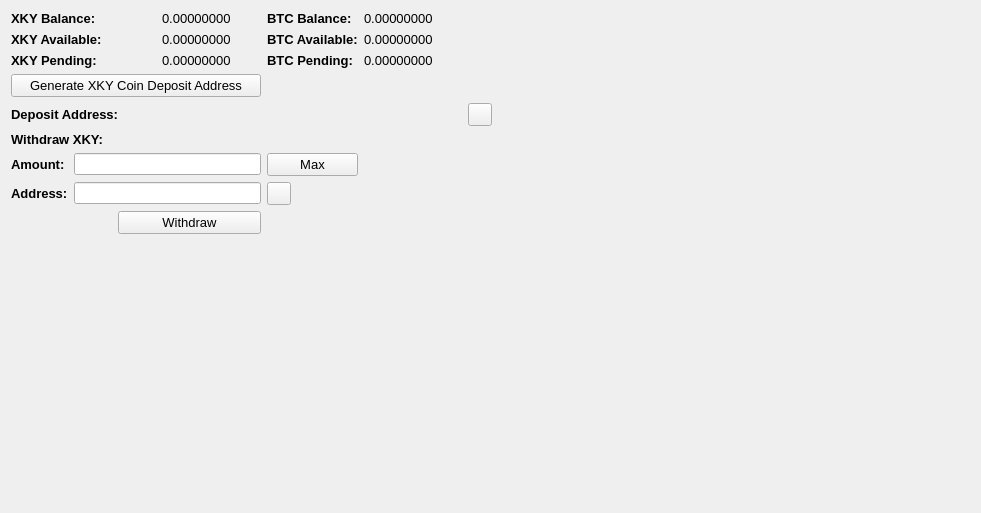
     <widget class="QWidget" name="BalanceTab">
      <attribute name="title">
       <string>Balance</string>
      </attribute>
      <layout class="QGridLayout" name="gridLayout_2">
       <item row="0" column="0" colspan="2">
        <widget class="QLabel" name="label_11">
         <property name="font">
          <font>
           <pointsize>10</pointsize>
           <weight>75</weight>
           <bold>true</bold>
          </font>
         </property>
         <property name="text">
          <string>XKY Balance:</string>
         </property>
        </widget>
       </item>
       <item row="0" column="3">
        <widget class="QLabel" name="XKYBalanceLabel">
         <property name="font">
          <font>
           <pointsize>10</pointsize>
          </font>
         </property>
         <property name="text">
          <string>0.00000000</string>
         </property>
         <property name="textInteractionFlags">
          <set>Qt::LinksAccessibleByMouse|Qt::TextSelectableByMouse</set>
         </property>
        </widget>
       </item>
       <item row="0" column="4">
        <widget class="QLabel" name="label_12">
         <property name="font">
          <font>
           <pointsize>10</pointsize>
           <weight>75</weight>
           <bold>true</bold>
          </font>
         </property>
         <property name="text">
          <string>BTC Balance:</string>
         </property>
        </widget>
       </item>
       <item row="0" column="5">
        <widget class="QLabel" name="BitcoinBalanceLabel">
         <property name="font">
          <font>
           <pointsize>10</pointsize>
          </font>
         </property>
         <property name="text">
          <string>0.00000000</string>
         </property>
         <property name="textInteractionFlags">
          <set>Qt::LinksAccessibleByMouse|Qt::TextSelectableByMouse</set>
         </property>
        </widget>
       </item>
       <item row="0" column="7" rowspan="10">
        <spacer name="horizontalSpacer_4">
         <property name="orientation">
          <enum>Qt::Horizontal</enum>
         </property>
         <property name="sizeHint" stdset="0">
          <size>
           <width>478</width>
           <height>488</height>
          </size>
         </property>
        </spacer>
       </item>
       <item row="1" column="0" colspan="2">
        <widget class="QLabel" name="label_13">
         <property name="font">
          <font>
           <pointsize>10</pointsize>
           <weight>75</weight>
           <bold>true</bold>
          </font>
         </property>
         <property name="text">
          <string>XKY Available:</string>
         </property>
        </widget>
       </item>
       <item row="1" column="3">
        <widget class="QLabel" name="XKYAvailableLabel_2">
         <property name="font">
          <font>
           <pointsize>10</pointsize>
          </font>
         </property>
         <property name="text">
          <string>0.00000000</string>
         </property>
         <property name="textInteractionFlags">
          <set>Qt::LinksAccessibleByMouse|Qt::TextSelectableByMouse</set>
         </property>
        </widget>
       </item>
       <item row="1" column="4">
        <widget class="QLabel" name="label_15">
         <property name="font">
          <font>
           <pointsize>10</pointsize>
           <weight>75</weight>
           <bold>true</bold>
          </font>
         </property>
         <property name="text">
          <string>BTC Available:</string>
         </property>
        </widget>
       </item>
       <item row="1" column="5">
        <widget class="QLabel" name="BitcoinAvailableLabel">
         <property name="font">
          <font>
           <pointsize>10</pointsize>
          </font>
         </property>
         <property name="text">
          <string>0.00000000</string>
         </property>
         <property name="textInteractionFlags">
          <set>Qt::LinksAccessibleByMouse|Qt::TextSelectableByMouse</set>
         </property>
        </widget>
       </item>
       <item row="2" column="0" colspan="2">
        <widget class="QLabel" name="label_14">
         <property name="font">
          <font>
           <pointsize>10</pointsize>
           <weight>75</weight>
           <bold>true</bold>
          </font>
         </property>
         <property name="text">
          <string>XKY Pending:</string>
         </property>
        </widget>
       </item>
       <item row="2" column="3">
        <widget class="QLabel" name="XKYPendingLabel">
         <property name="font">
          <font>
           <pointsize>10</pointsize>
          </font>
         </property>
         <property name="text">
          <string>0.00000000</string>
         </property>
         <property name="textInteractionFlags">
          <set>Qt::LinksAccessibleByMouse|Qt::TextSelectableByMouse</set>
         </property>
        </widget>
       </item>
       <item row="2" column="4">
        <widget class="QLabel" name="label_31">
         <property name="font">
          <font>
           <pointsize>10</pointsize>
           <weight>75</weight>
           <bold>true</bold>
          </font>
         </property>
         <property name="text">
          <string>BTC Pending:</string>
         </property>
        </widget>
       </item>
       <item row="2" column="5">
        <widget class="QLabel" name="BitcoinPendingLabel">
         <property name="font">
          <font>
           <pointsize>10</pointsize>
          </font>
         </property>
         <property name="text">
          <string>0.00000000</string>
         </property>
         <property name="textInteractionFlags">
          <set>Qt::LinksAccessibleByMouse|Qt::TextSelectableByMouse</set>
         </property>
        </widget>
       </item>
       <item row="3" column="0" colspan="4">
        <widget class="QPushButton" name="GenDepositBTN">
         <property name="font">
          <font>
           <pointsize>10</pointsize>
          </font>
         </property>
         <property name="text">
          <string>Generate XKY Coin Deposit Address</string>
         </property>
        </widget>
       </item>
       <item row="4" column="0" colspan="3">
        <widget class="QLabel" name="label_33">
         <property name="font">
          <font>
           <pointsize>10</pointsize>
           <weight>75</weight>
           <bold>true</bold>
          </font>
         </property>
         <property name="text">
          <string>Deposit Address:</string>
         </property>
        </widget>
       </item>
       <item row="4" column="3" colspan="3">
        <widget class="QLabel" name="DepositAddressLabel">
         <property name="minimumSize">
          <size>
           <width>300</width>
           <height>0</height>
          </size>
         </property>
         <property name="palette">
          <palette>
           <active>
            <colorrole role="WindowText">
             <brush brushstyle="SolidPattern">
              <color alpha="255">
               <red>0</red>
               <green>0</green>
               <blue>0</blue>
              </color>
             </brush>
            </colorrole>
            <colorrole role="Text">
             <brush brushstyle="SolidPattern">
              <color alpha="255">
               <red>0</red>
               <green>0</green>
               <blue>255</blue>
              </color>
             </brush>
            </colorrole>
           </active>
           <inactive>
            <colorrole role="WindowText">
             <brush brushstyle="SolidPattern">
              <color alpha="255">
               <red>0</red>
               <green>0</green>
               <blue>0</blue>
              </color>
             </brush>
            </colorrole>
            <colorrole role="Text">
             <brush brushstyle="SolidPattern">
              <color alpha="255">
               <red>0</red>
               <green>0</green>
               <blue>255</blue>
              </color>
             </brush>
            </colorrole>
           </inactive>
           <disabled>
            <colorrole role="WindowText">
             <brush brushstyle="SolidPattern">
              <color alpha="255">
               <red>120</red>
               <green>120</green>
               <blue>120</blue>
              </color>
             </brush>
            </colorrole>
            <colorrole role="Text">
             <brush brushstyle="SolidPattern">
              <color alpha="255">
               <red>120</red>
               <green>120</green>
               <blue>120</blue>
              </color>
             </brush>
            </colorrole>
           </disabled>
          </palette>
         </property>
         <property name="font">
          <font>
           <pointsize>10</pointsize>
           <weight>75</weight>
           <bold>true</bold>
          </font>
         </property>
         <property name="text">
          <string/>
         </property>
         <property name="alignment">
          <set>Qt::AlignRight|Qt::AlignTrailing|Qt::AlignVCenter</set>
         </property>
         <property name="textInteractionFlags">
          <set>Qt::LinksAccessibleByMouse|Qt::TextSelectableByKeyboard|Qt::TextSelectableByMouse</set>
         </property>
        </widget>
       </item>
       <item row="4" column="6">
        <widget class="QToolButton" name="DepositCopyButton">
         <property name="toolTip">
          <string>Copy to clipboard</string>
         </property>
         <property name="text">
          <string/>
         </property>
         <property name="icon">
          <iconset resource="../bitcoin.qrc">
           <normaloff>:/icons/editcopy</normaloff>:/icons/editcopy</iconset>
         </property>
         <property name="shortcut">
          <string>Alt+P</string>
         </property>
        </widget>
       </item>
       <item row="5" column="0" colspan="2">
        <widget class="QLabel" name="label_34">
         <property name="font">
          <font>
           <pointsize>10</pointsize>
           <weight>75</weight>
           <bold>true</bold>
          </font>
         </property>
         <property name="text">
          <string>Withdraw XKY:</string>
         </property>
        </widget>
       </item>
       <item row="6" column="0">
        <widget class="QLabel" name="label_26">
         <property name="font">
          <font>
           <pointsize>10</pointsize>
           <weight>75</weight>
           <bold>true</bold>
          </font>
         </property>
         <property name="text">
          <string>Amount:</string>
         </property>
        </widget>
       </item>
       <item row="6" column="1" colspan="3">
        <widget class="QLineEdit" name="WithdrawUnitsInput">
         <property name="font">
          <font>
           <pointsize>9</pointsize>
           <weight>75</weight>
           <bold>true</bold>
          </font>
         </property>
         <property name="text">
          <string/>
         </property>
        </widget>
       </item>
       <item row="6" column="4">
        <widget class="QPushButton" name="Withdraw_Max_Amount">
         <property name="font">
          <font>
           <pointsize>10</pointsize>
          </font>
         </property>
         <property name="text">
          <string>Max</string>
         </property>
        </widget>
       </item>
       <item row="7" column="0">
        <widget class="QLabel" name="label_10">
         <property name="font">
          <font>
           <pointsize>10</pointsize>
           <weight>75</weight>
           <bold>true</bold>
          </font>
         </property>
         <property name="text">
          <string>Address:</string>
         </property>
        </widget>
       </item>
       <item row="7" column="1" colspan="3">
        <widget class="QLineEdit" name="WithdrawAddress">
         <property name="font">
          <font>
           <pointsize>9</pointsize>
           <weight>75</weight>
           <bold>true</bold>
          </font>
         </property>
        </widget>
       </item>
       <item row="7" column="4">
        <widget class="QToolButton" name="WithdrawPasteButton">
         <property name="toolTip">
          <string>Paste from clipboard</string>
         </property>
         <property name="text">
          <string/>
         </property>
         <property name="icon">
          <iconset resource="../bitcoin.qrc">
           <normaloff>:/icons/editpaste</normaloff>:/icons/editpaste</iconset>
         </property>
         <property name="shortcut">
          <string>Alt+P</string>
         </property>
        </widget>
       </item>
       <item row="8" column="2" colspan="2">
        <widget class="QPushButton" name="WithdrawUnitsBtn">
         <property name="font">
          <font>
           <pointsize>10</pointsize>
          </font>
         </property>
         <property name="text">
          <string>Withdraw</string>
         </property>
        </widget>
       </item>
       <item row="9" column="0" colspan="6">
        <spacer name="verticalSpacer">
         <property name="orientation">
          <enum>Qt::Vertical</enum>
         </property>
         <property name="sizeHint" stdset="0">
          <size>
           <width>428</width>
           <height>262</height>
          </size>
         </property>
        </spacer>
       </item>
      </layout>
      <zorder>label_31</zorder>
      <zorder>label_15</zorder>
      <zorder>label_12</zorder>
      <zorder>label_14</zorder>
      <zorder>label_13</zorder>
      <zorder>label_11</zorder>
      <zorder>BitcoinBalanceLabel</zorder>
      <zorder>XKYBalanceLabel</zorder>
      <zorder>XKYAvailableLabel_2</zorder>
      <zorder>XKYPendingLabel</zorder>
      <zorder>BitcoinAvailableLabel</zorder>
      <zorder>BitcoinPendingLabel</zorder>
      <zorder>label_33</zorder>
      <zorder>GenDepositBTN</zorder>
      <zorder>DepositAddressLabel</zorder>
      <zorder>Withdraw_Max_Amount</zorder>
      <zorder>label_34</zorder>
      <zorder>WithdrawUnitsInput</zorder>
      <zorder>label_10</zorder>
      <zorder>label_26</zorder>
      <zorder>WithdrawAddress</zorder>
      <zorder>WithdrawUnitsBtn</zorder>
      <zorder>horizontalSpacer_4</zorder>
      <zorder>verticalSpacer</zorder>
      <zorder>WithdrawPasteButton</zorder>
      <zorder>DepositCopyButton</zorder>
     </widget>
